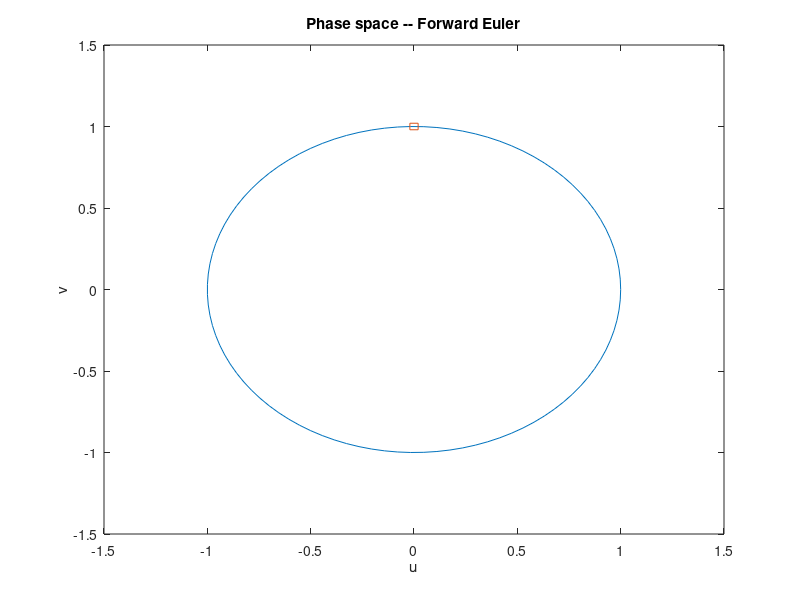

MATLAB code for this plot: (Note: this script raises an error after producing the figure.)
function phase_space_semi_implicit_euler()
  % This shows evolution of square in phase space
  % using symplectic Euler

  global omega
  omega = 1;  % Oscillation freq
    
  % Set up time axis of problem
  Tend = 30;
  deltat = .03;
  N = Tend/deltat;

  % Draw a circle which guides the eye
  t = linspace(0, 2*pi, 100);
  x = cos(t);
  y = sin(t);
  figure(1)
  plot(x, y)
  hold on
  axis([-1.5 1.5 -1.5 1.5])
  
  % Initial conds
  y1 = [-.02; .98];
  y2 = [-.02; 1.02];
  y3 = [.02; 1.02];
  y4 = [.02; .98];
  
  % Plot initial point
  u = [y1(1), y2(1), y3(1), y4(1), y1(1)];
  v = [y1(2), y2(2), y3(2), y4(2), y1(2)];  
  plot(u, v)
  hold on
  xlabel('u')
  ylabel('v')
  title('Phase space -- Forward Euler')
  pause()
  
  % Take 10 steps, then plot.
  t = 0;
  while (t<Tend)
    for i = 1:10
      y1 = semi_implicit_euler_step(y1, t, deltat);
      y2 = semi_implicit_euler_step(y2, t, deltat);
      y3 = semi_implicit_euler_step(y3, t, deltat);
      y4 = semi_implicit_euler_step(y4, t, deltat);
      t = t+deltat;
    end
    
    u = [y1(1), y2(1), y3(1), y4(1), y1(1)];
    v = [y1(2), y2(2), y3(2), y4(2), y1(2)];  
    plot(u, v)
    pause()
  end
  

end
